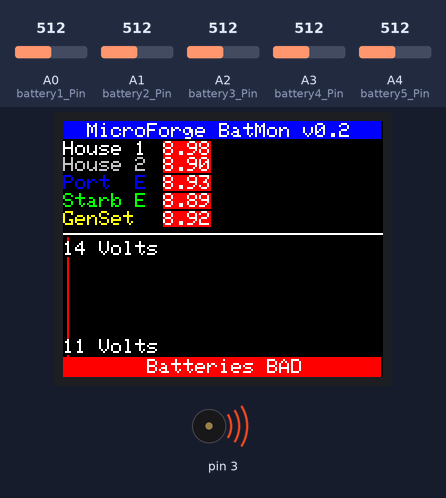
This sketch was run on a simulated Arduino Uno, built with avr-gcc and run on an emulated ATmega328P. Parts: 160×128 colour display, buzzer (waves = sounding). Inputs (shaded band) come from the test bench; at power-on: A0 (battery1_Pin) = 512, A1 (battery2_Pin) = 512, A2 (battery3_Pin) = 512, A3 (battery4_Pin) = 512, A4 (battery5_Pin) = 512.

Above: at 1.7 s.
1.8 s: A0 (battery1_Pin) set to 716
At 2.8 s:
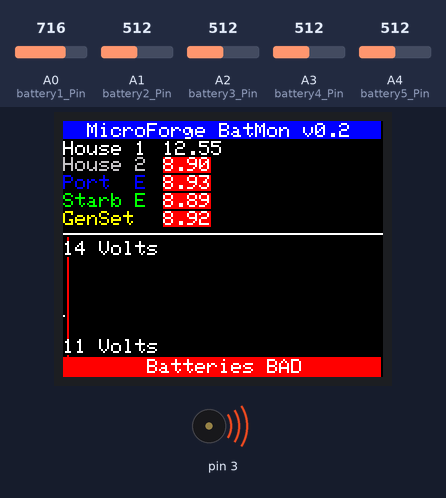
3.4 s: A1 (battery2_Pin) set to 716
At 4.2 s:
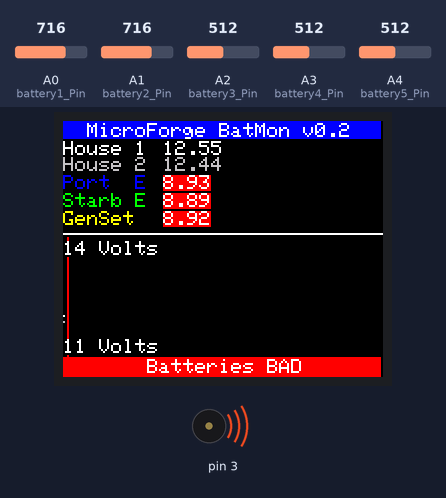
4.9 s: A2 (battery3_Pin) set to 716
At 6.0 s:
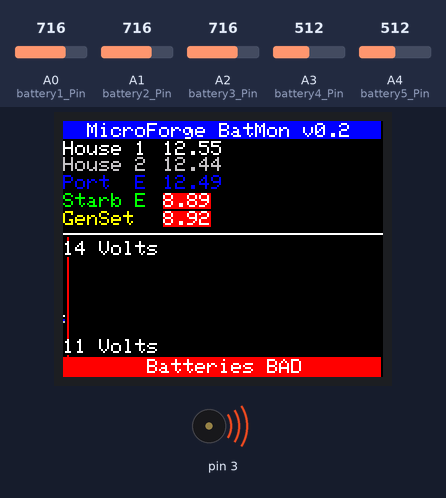
6.5 s: A3 (battery4_Pin) set to 716
At 7.7 s:
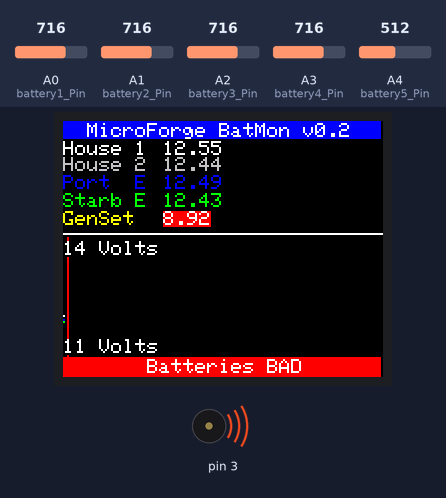
8.0 s: A4 (battery5_Pin) set to 675
At 8.6 s:
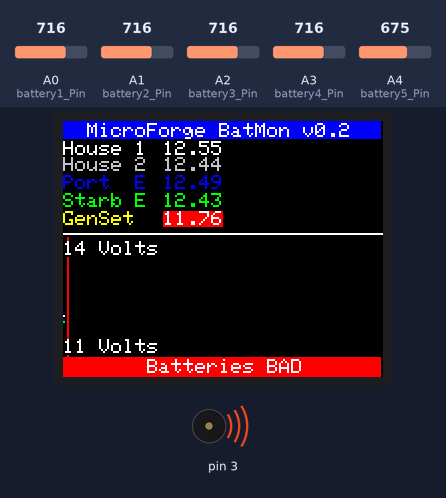
11.0 s: A4 (battery5_Pin) set to 706
At 11.9 s:
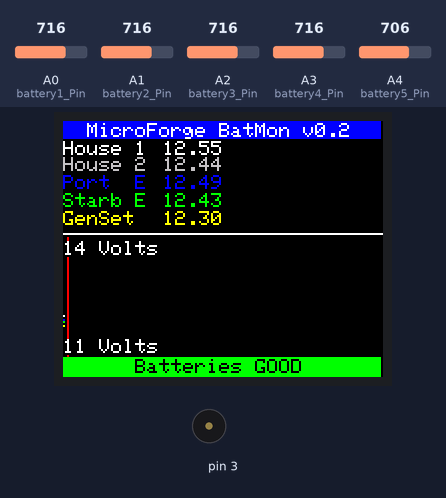
Timing chart, 0 to 13.7 s (numbered marks = the images above; inputs shaded):
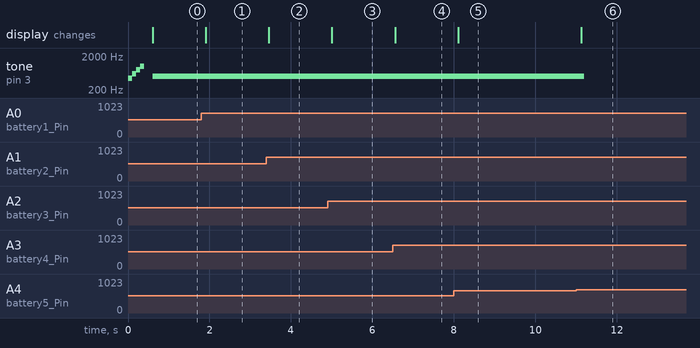

Measured:
- the behaviour switches between 688 and 689 on A4 (battery5_Pin) (found by bisection; images 5 and 6)
- after the input at 1.8 s, the display: changes after 0.11 s (image 1)
- after the input at 3.4 s, the display: changes after 0.05 s (image 2)
- after the input at 4.9 s, the display: changes after 0.11 s (image 3)
- after the input at 6.5 s, the display: changes after 0.06 s (image 4)
- after the input at 8.0 s, the display: changes after 0.11 s (image 5)
- after the input at 11.0 s, tone on pin 3: 500 Hz → silent after 0.20 s; the display: changes after 0.12 s (image 6)
- by itself, tone on pin 3: plays 440 Hz for 0.10 s, 600 Hz for 0.10 s, 800 Hz for 0.10 s, 1000 Hz for 0.10 s, 500 Hz for 1.2 s

The sketch:

BattMon.ino
```cpp
// (licence header left out)
#include <Adafruit_GFX.h>    // Core graphics library
//#include <Adafruit_ST7735.h> // Hardware-specific library
#include <TFT_ST7735.h> // Hardware-specific library
#include <SPI.h>

#define TFT_CS   10
#define TFT_RST  9
#define TFT_DC   8

#define TFT_SCLK 13
#define TFT_MOSI 11

// *************************************************************************************************** //
// ********************************* Battery Voltage Measurement Variables *************************** //
// *************************************************************************************************** //

#define battery1_Pin A0
#define battery2_Pin A1
#define battery3_Pin A2
#define battery4_Pin A3
#define battery5_Pin A4

#define VIN_MAX 18.0f
#define ADC_RANGE 3.3f
#define BIT_DEPTH 1024.0f
#define V_SEPARATION ADC_RANGE / BIT_DEPTH

#define R1_1 22000.0f
#define R2_1 4700.0f
#define RESISTOR_CONSTANT_1 (R2_1/(R1_1 + R2_1))
#define R1_2 22000.0f
#define R2_2 4700.0f
#define RESISTOR_CONSTANT_2 (R2_2/(R1_2 + R2_2))
#define R1_3 22000.0f
#define R2_3 4700.0f
#define RESISTOR_CONSTANT_3 (R2_3/(R1_3 + R2_3))
#define R1_4 22000.0f
#define R2_4 4700.0f
#define RESISTOR_CONSTANT_4 (R2_4/(R1_4 + R2_4))
#define R1_5 22000.0f
#define R2_5 4700.0f
#define RESISTOR_CONSTANT_5 (R2_5/(R1_5 + R2_5))

#define VBATT_GOOD 13.0f
#define VBATT_OK 12.5f
#define VBATT_WEAK 12.0f
#define VBATT_BAD 11.5f

#define GRAPHDURATION 5400 // 24h
//#define GRAPHDURATION 2700 // 12h
//#define GRAPHDURATION 1350 // 6h
//#define GRAPHDURATION 675 // 3h
//#define GRAPHDURATION 225 // 1h

float vBatt_1_House = 0.0f;
float vBatt_2_House = 0.0f;
float vBatt_3_Port = 0.0f;
float vBatt_4_Stb = 0.0f;
float vBatt_5_GenSet = 0.0f;

uint16_t displayUpdateTimer = 0;

/*
 * Number of lines stored for the console. Console is not scrollable, it will only auto-scroll down when lines are added
 */
#define NUM_CONSOLE_LINES 18 // How many lines are in the console

/*
 * Define the console storage for 19 lines of text
 */
String consoleBuffer[NUM_CONSOLE_LINES + 1];
int consoleBufferColor[NUM_CONSOLE_LINES + 1];
uint8_t consoleHead = 0;

/*
 * battery graphs with one head
 */
uint8_t graphBufferHead = 0;
#define GRAPHRANGE 3.0f
#define GRAPHOFFSET 11.5f

// *************************************************************************************************** //
// ********************************* Display Variables *********************************************** //
// *************************************************************************************************** //
//Adafruit_ST7735 tft = Adafruit_ST7735(TFT_CS, TFT_DC, TFT_RST);
TFT_ST7735 tft = TFT_ST7735();       // Invoke custom library - insanely fast alternative! https://github.com/Bodmer/TFT_ST7735

void setup(void) {
  //Serial.begin(9600);
  analogReference(EXTERNAL);

  tone(3, 440, 100);
  delay(100);
  tone(3, 600, 100);
  delay(100);
  tone(3, 800, 100);
  delay(100);
  tone(3, 1000, 100);
  delay(100);

  displayUpdateTimer = millis();

  displayInitScreen();
}

void loop(void) {

/*
 * We want to update the screen about ten times a second
 */
  if ((millis() % 16384) - displayUpdateTimer > 100)
  {
    vBatt_1_House = ((analogRead(battery1_Pin) * V_SEPARATION) / RESISTOR_CONSTANT_1) * 0.957540; // Magic Number is the calibration value which should be calculated using a define at the top
    vBatt_2_House = ((analogRead(battery2_Pin) * V_SEPARATION) / RESISTOR_CONSTANT_2) * 0.949164;
    vBatt_3_Port = ((analogRead(battery3_Pin) * V_SEPARATION) / RESISTOR_CONSTANT_3) * 0.952662;
    vBatt_4_Stb = ((analogRead(battery4_Pin) * V_SEPARATION) / RESISTOR_CONSTANT_4) * 0.947909;
    vBatt_5_GenSet = ((analogRead(battery5_Pin) * V_SEPARATION) / RESISTOR_CONSTANT_5) * 0.951923;

    String strBuffer = String(vBatt_1_House);
    display_PrintTextAdv(strBuffer, 50, 10, 1, 1, (vBatt_1_House > 12 ? ST7735_WHITE : ST7735_WHITE), (vBatt_1_House > 12 ? ST7735_BLACK : ST7735_RED));
    strBuffer = String(vBatt_2_House);
    display_PrintTextAdv(strBuffer, 50, 18, 1, 1, (vBatt_2_House > 12 ? ST7735_LIGHTGREY : ST7735_WHITE), (vBatt_2_House > 12 ? ST7735_BLACK : ST7735_RED));
    strBuffer = String(vBatt_3_Port);
    display_PrintTextAdv(strBuffer, 50, 27, 1, 1, (vBatt_3_Port > 12 ? ST7735_BLUE : ST7735_WHITE), (vBatt_3_Port > 12 ? ST7735_BLACK : ST7735_RED));
    strBuffer = String(vBatt_4_Stb);
    display_PrintTextAdv(strBuffer, 50, 36, 1, 1, (vBatt_4_Stb > 12 ? ST7735_GREEN : ST7735_WHITE), (vBatt_4_Stb > 12 ? ST7735_BLACK : ST7735_RED));
    strBuffer = String(vBatt_5_GenSet);
    display_PrintTextAdv(strBuffer, 50, 45, 1, 1, (vBatt_5_GenSet > 12 ? ST7735_YELLOW : ST7735_WHITE), (vBatt_5_GenSet > 12 ? ST7735_BLACK : ST7735_RED));

    addValue2Graph(vBatt_1_House, vBatt_2_House, vBatt_3_Port, vBatt_4_Stb, vBatt_5_GenSet);
    drawGraphBox();
    display_UpdateBatteryStatusBar( (vBatt_1_House > 12 ? true : false) &&
                                    (vBatt_2_House > 12 ? true : false) &&
                                    (vBatt_3_Port > 12 ? true : false) &&
                                    (vBatt_4_Stb > 12 ? true : false) &&
                                    (vBatt_5_GenSet > 12 ? true : false));

    displayUpdateTimer = millis() % 16384;
  }
}

void displayInitScreen(void)
{
  //tft.initR(INITR_BLACKTAB);   // initialize a ST7735S chip, black tab
  tft.init();
  tft.setRotation(1);
  tft.fillScreen(ST7735_BLACK);

  display_DrawTopStatusBar();

  String strBuffer = String("House 1");
  display_PrintText(strBuffer, 0, 10, 0, ST7735_WHITE);

  strBuffer = String("House 2");
  display_PrintText(strBuffer, 0, 18, 0, ST7735_LIGHTGREY);

  strBuffer = String("Port  E");
  display_PrintText(strBuffer, 0, 27, 0, ST7735_BLUE);

  strBuffer = String("Starb E");
  display_PrintText(strBuffer, 0, 36, 0, ST7735_GREEN);

  strBuffer = String("GenSet");
  display_PrintText(strBuffer, 0, 45, 0, ST7735_YELLOW);

  drawGraphBox();
}

void drawGraphBox(void)
{
  String maxGraphVoltage = String((uint8_t)GRAPHRANGE + (uint8_t)GRAPHOFFSET) + String(" Volts");
  display_PrintTextAdv(maxGraphVoltage, 0, 60, 1, 1, ST7735_WHITE, ST7735_BLACK);
  String minGraphVoltage = String((uint8_t)GRAPHOFFSET) + String(" Volts");
  display_PrintTextAdv(minGraphVoltage, 0, 109, 1, 1, ST7735_WHITE, ST7735_BLACK);
}

// Draws the bar at the top showing connection status and current time / date
void display_DrawTopStatusBar()
{
  tft.fillRect(0, 0, 159, 9, ST7735_BLUE);
  display_PrintText("MicroForge BatMon v0.2", 6*2, 1, 0, ST7735_WHITE);

  tft.fillRect(0, 118, 159, 127, ST7735_RED);
  display_PrintText("Batteries BAD", 6*7, 119, 0, ST7735_WHITE);

  tft.drawFastHLine(0, 56, 160, ST7735_WHITE);
}

// Draws the bar at the top showing connection status and current time / date
void display_UpdateBatteryStatusBar(bool batteryGood)
{
  static bool lastBatteryState = false; // initially must be false to allow for the initial state transition to work.

  if (!batteryGood)
  {
    tft.fillRect(0, 118, 159, 127, ST7735_RED);
    display_PrintText("Batteries BAD", 6*7, 119, 0, ST7735_WHITE);
    tone(3, 1000, 200);
    tone(3, 500, 200);
  }
  else if (batteryGood == true && lastBatteryState == false)
  {
    tft.fillRect(0, 118, 159, 127, ST7735_GREEN);
    display_PrintText("Batteries GOOD", 6*6, 119, 0, ST7735_BLACK);
  }

  lastBatteryState = batteryGood;
}

void display_PrintText(String textBuffer, int x, int y, int textSize, int color)
{
  if (textSize == 0) textSize = 1;
  tft.setTextColor(color);
  tft.setTextSize(1);
  tft.setCursor(x, y);
  tft.print(textBuffer.c_str());
}

void display_PrintTextAdv(String textBuffer, int x, int y, int textSize, int font, int forgroundColor, int backgroundColor)
{
  if (textSize == 0) textSize = 1;
  tft.setTextColor(forgroundColor, backgroundColor);
  tft.setTextSize(textSize);
  tft.drawString(textBuffer.c_str(), x, y, font);
}

void addValue2Graph(float house1, float house2, float port, float stb, float genset)
{
  static uint16_t graphProgress = 0;
  uint8_t head = graphBufferHead;
  head %= 160;

  tft.drawFastVLine((head + 2) % 160, 118-60, 60, TFT_RED); // clearing the path forward
  tft.drawFastVLine((head + 1) % 160, 118-60, 60, TFT_BLACK); // clearing the path forward
  // Draw a graph
  float yPos = yPos = (60.0f / GRAPHRANGE) * (house1 - GRAPHOFFSET);
  tft.drawPixel(head, 119 - constrain(yPos, 0, 60), ST7735_WHITE);
  yPos = yPos = (60.0f / GRAPHRANGE) * (house2 - GRAPHOFFSET);
  tft.drawPixel(head, 119 - constrain(yPos, 0, 60), ST7735_LIGHTGREY);
  yPos = yPos = (60.0f / GRAPHRANGE) * (port - GRAPHOFFSET);
  tft.drawPixel(head, 119 - constrain(yPos, 0, 60), ST7735_BLUE);
  yPos = yPos = (60.0f / GRAPHRANGE) * (stb - GRAPHOFFSET);
  tft.drawPixel(head, 119 - constrain(yPos, 0, 60), ST7735_GREEN);
  yPos = yPos = (60.0f / GRAPHRANGE) * (genset - GRAPHOFFSET);
  tft.drawPixel(head, 119 - constrain(yPos, 0, 60), ST7735_YELLOW);
  graphProgress++;

  // Graph should run 24h per full width of the 160 pixel display
  if (graphProgress >= GRAPHDURATION)
  {
    head++;
    graphProgress = 0;
  }
  graphBufferHead = head;
}

/*
 * Draws a linux style console onto the screen whenever a new line is added to the buffer.
 */
void addLine2Console(String line, int color)
{
  uint8_t head = consoleHead;

  // This is clearly a hack to clear the memory. I'm not sure what happens here, to be honest.
  // I thought String() has a copy constructor but it doesn't appear to work.
  consoleBufferColor[consoleHead] = color;
  consoleBuffer[consoleHead++] = String(line) + String("                ");

  consoleHead %= NUM_CONSOLE_LINES;

  // the for-loop draws the entire console bottom to top every time a new line is added.
  // If there are less lines than a full screen, the console will scroll through bottom to top as well.
  // This is surprisingly fast and extremely useful for bootup sequences and debugging in general.
  for (uint8_t i = 0; i < NUM_CONSOLE_LINES; i++)
  {
    display_PrintTextAdv(consoleBuffer[head], 0, 152 - 8 * i, 1, 1, consoleBufferColor[head], ST7735_BLACK);
    head--;
    if (head == 255) // if the 8-bit value flips below 0 to 255...
      head = NUM_CONSOLE_LINES - 1; // set it back to 18 - 1
  }
}

void addLine2Console(String line)
{
  addLine2Console(line, ST7735_WHITE);
}
```
